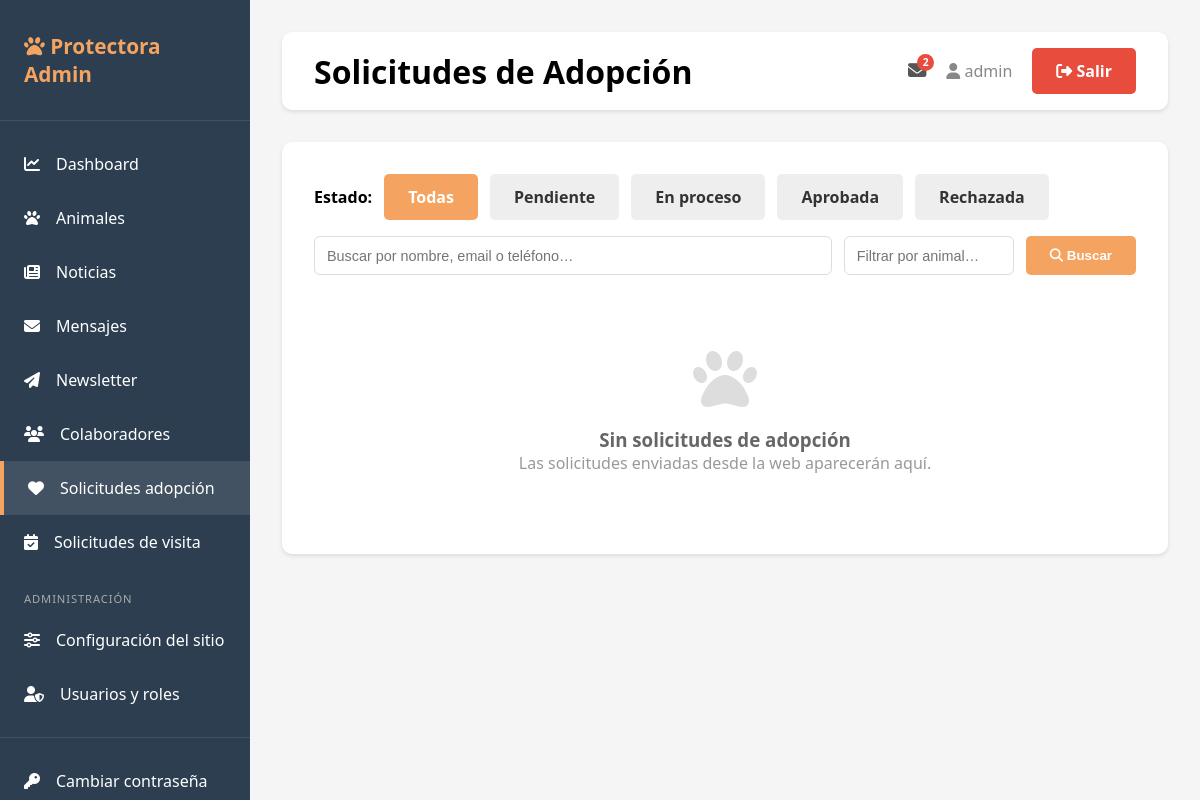
/admin/adoptions (signed in), run on an earlier commit of the app's database.
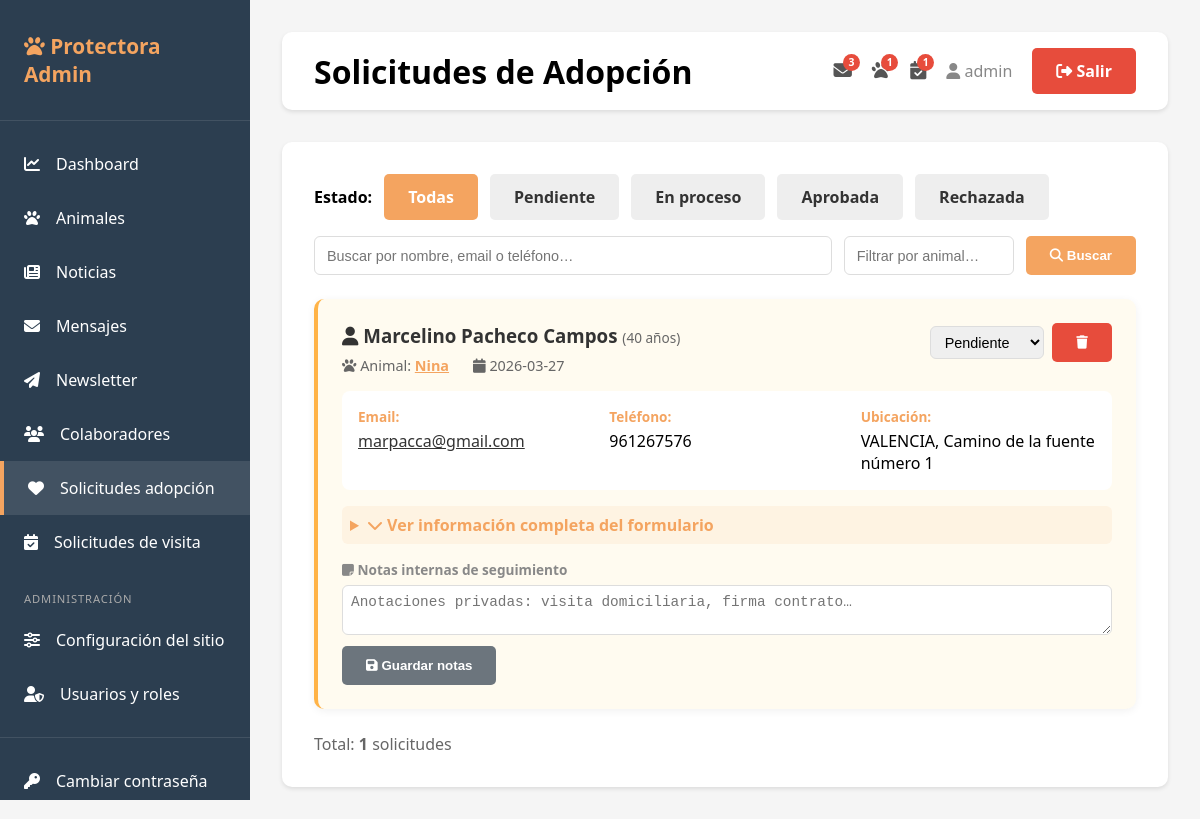
And on a later commit of the database.
### tables this page shows
CREATE TABLE adoption_requests (
                id INTEGER PRIMARY KEY AUTOINCREMENT,
                animal_id INTEGER NOT NULL,
                animal_name TEXT,
                name TEXT NOT NULL,
                email TEXT NOT NULL,
                phone TEXT,
                message TEXT,
                status TEXT DEFAULT 'pendiente',
                created_at TIMESTAMP DEFAULT CURRENT_TIMESTAMP, age INTEGER, address TEXT, city TEXT, living_situation TEXT, own_or_rent TEXT, has_yard TEXT, landlord_permission TEXT, household_members INTEGER, has_children TEXT, children_ages TEXT, current_pets TEXT, pet_experience TEXT, work_schedule TEXT, hours_home_per_day TEXT, why_adopt TEXT, vet_name TEXT, vet_phone TEXT, reference_name TEXT, reference_phone TEXT, comments TEXT, notes TEXT,
                FOREIGN KEY (animal_id) REFERENCES animals(id)
            );

### app.py (the view)
@app.route('/admin/adoptions')
@login_required
def list_adoptions():
    db = get_db()
    placeholder  = get_placeholder()
    current_status = request.args.get('status', '')
    search         = request.args.get('search', '').strip()
    animal_filter  = request.args.get('animal', '').strip()
    query  = 'SELECT * FROM adoption_requests WHERE 1=1'
    params = []
    if current_status:
        query += f' AND status = {placeholder}'
        params.append(current_status)
    if search:
        query += f' AND (name LIKE {placeholder} OR email LIKE {placeholder} OR phone LIKE {placeholder})'
        params.extend([f'%{search}%'] * 3)
    if animal_filter:
        query += f' AND animal_name LIKE {placeholder}'
        params.append(f'%{animal_filter}%')
    query += ' ORDER BY created_at DESC'
    adoptions = db.execute(query, params).fetchall()
    return render_template('adoptions.html', adoptions=adoptions, current_status=current_status,
                           search=search, animal_filter=animal_filter)

### app.py (called while the page is built)
def generate_csrf_token():
    if '_csrf_token' not in session:
        session['_csrf_token'] = secrets.token_hex(32)
    return session['_csrf_token']

def get_placeholder():
    return '%s' if USE_POSTGRES else '?'

def get_db():
    if USE_POSTGRES:
        conn = psycopg2.connect(DATABASE_URL)
        conn.cursor_factory = psycopg2.extras.RealDictCursor
        return DatabaseWrapper(conn, is_postgres=True)
    else:
        conn = sqlite3.connect(DATABASE)
        conn.row_factory = sqlite3.Row
        return DatabaseWrapper(conn, is_postgres=False)

def login_required(f):
    @wraps(f)
    def decorated_function(*args, **kwargs):
        if 'user_id' not in session:
            return redirect(url_for('login'))
        return f(*args, **kwargs)
    return decorated_function

    def execute(self, query, params=None):
        if self._is_postgres and '?' in query:
            query = query.replace('?', '%s')
        cursor = self._conn.cursor()
        if params:
            cursor.execute(query, params)
        else:
            cursor.execute(query)
        return cursor

### templates/adoptions.html (shortened to what the changed rows need)
{% extends "base.html" %}
{% block page_title %}Solicitudes de Adopción{% endblock %}
{% block content %}
<div style="display:flex; gap:0.75rem; margin-bottom:1rem; flex-wrap:wrap; align-items:center;">
    <strong>Estado:</strong>
    {% for s, label in [('','Todas'),('pendiente','Pendiente'),('en_proceso','En proceso'),('aprobada','Aprobada'),('rechazada','Rechazada')] %}
    <a href="{{ url_for('list_adoptions', status=s if s else None, search=search, animal=animal_filter) }}"
       class="btn btn-sm" style="background:{% if current_status == s or (not current_status and not s) %}#F4A460; color:white{% else %}#eee; color:#333{% endif %}">
        {{ label }}
    </a>
    {% endfor %}
</div>
<form method="GET" action="{{ url_for('list_adoptions') }}" style="display:flex; gap:.75rem; margin-bottom:1.5rem; flex-wrap:wrap;">
    <input type="text" name="search" value="{{ search }}" placeholder="Buscar por nombre, email o teléfono…"
           style="flex:1; min-width:200px; padding:.45rem .75rem; border:1px solid #ddd; border-radius:6px; font-size:.9rem;">
    <input type="text" name="animal" value="{{ animal_filter }}" placeholder="Filtrar por animal…"
           style="width:170px; padding:.45rem .75rem; border:1px solid #ddd; border-radius:6px; font-size:.9rem;">
    <button type="submit" class="btn btn-primary btn-sm"><i class="fas fa-search"></i> Buscar</button>
</form>
{% if adoptions %}
<div style="display: grid; gap: 1.5rem;">
    {% for r in adoptions %}
    <div style="background:{% if r.status == 'pendiente' %}#fffbf0{% elif r.status == 'rechazada' %}#fff5f5{% elif r.status == 'aprobada' %}#f0fff4{% else %}white{% endif %}; border-radius:10px; padding:1.5rem; box-shadow:0 2px 8px rgba(0,0,0,0.06); border-left:4px solid {% if r.status == 'pendiente' %}#FFB347{% elif r.status == 'rechazada' %}#e74c3c{% elif r.status == 'aprobada' %}#27ae60{% else %}#ddd{% endif %};">
        <div style="display:flex; justify-content:space-between; align-items:start; margin-bottom:1rem; flex-wrap:wrap; gap:1rem;">
            <div>
                <h3 style="margin:0 0 0.5rem; color:#333;">
                    <i class="fas fa-user"></i> {{ r.name }}
                    {% if r.age %}<span style="font-size:0.85rem; color:#666; font-weight:normal;">({{ r.age }} años)</span>{% endif %}
                </h3>
                <div style="display:flex; gap:1.5rem; flex-wrap:wrap; font-size:0.9rem; color:#666;">
                    <span><i class="fas fa-paw"></i> Animal: <strong><a href="{{ url_for('edit_animal', animal_id=r.animal_id) }}" style="color:#F4A460;">{{ r.animal_name or '—' }}</a></strong></span>
                    <span><i class="fas fa-calendar"></i> {{ r.created_at[:10] }}</span>
                </div>
            </div>
            <div style="display:flex; gap:0.5rem; align-items:center;">
                <form method="POST" action="{{ url_for('update_adoption_status', req_id=r.id) }}" style="display:inline;">
                    <select name="status" onchange="this.form.submit()" style="padding:0.4rem 0.6rem; border-radius:6px; border:1px solid #ddd; font-size:0.9rem;">
                        <option value="pendiente" {% if r.status=='pendiente' %}selected{% endif %}>Pendiente</option>
                    </select>
                </form>
                <form method="POST" action="{{ url_for('delete_adoption_request', req_id=r.id) }}" style="display:inline;"
                      onsubmit="return confirm('¿Eliminar esta solicitud?');">
                    <button type="submit" class="btn btn-danger btn-sm" title="Eliminar">
                        <i class="fas fa-trash"></i>
                    </button>
                </form>
            </div>
        </div>
        <div style="display:grid; grid-template-columns:repeat(auto-fit, minmax(200px, 1fr)); gap:1rem; margin-bottom:1rem; padding:1rem; background:white; border-radius:8px;">
            <div>
                <strong style="color:#F4A460; display:block; font-size:0.85rem; margin-bottom:0.25rem;">Email:</strong>
                <a href="mailto:{{ r.email }}" style="color:#333;">{{ r.email }}</a>
            </div>
            <div>
                <strong style="color:#F4A460; display:block; font-size:0.85rem; margin-bottom:0.25rem;">Teléfono:</strong>
                <span>{{ r.phone or '—' }}</span>
            </div>
            {% if r.city or r.address %}
            <div>
                <strong style="color:#F4A460; display:block; font-size:0.85rem; margin-bottom:0.25rem;">Ubicación:</strong>
                <span>{{ r.city or '—' }}{% if r.address %}, {{ r.address }}{% endif %}</span>
            </div>
            {% endif %}
        </div>
        <details style="margin-top:1rem;">
            <summary style="cursor:pointer; color:#F4A460; font-weight:600; padding:0.5rem; border-radius:6px; background:rgba(244,164,96,0.1);">
                <i class="fas fa-chevron-down"></i> Ver información completa del formulario
            </summary>
        </details>
        <form method="POST" action="{{ url_for('save_adoption_notes', req_id=r.id) }}" style="margin-top:1rem;">
            <label style="font-size:.85rem; color:#888; font-weight:600; display:block; margin-bottom:.35rem;">
                <i class="fas fa-sticky-note"></i> Notas internas de seguimiento
            </label>
            <textarea name="notes" rows="2" placeholder="Anotaciones privadas: visita domiciliaria, firma contrato…"
                      style="width:100%; border:1px solid #ddd; border-radius:6px; padding:.5rem; font-size:.9rem; resize:vertical; box-sizing:border-box;">{{ r.notes or '' }}</textarea>
            <button type="submit" class="btn btn-sm" style="margin-top:.4rem; background:#6c757d; color:white;">
                <i class="fas fa-save"></i> Guardar notas
            </button>
        </form>
    </div>
    {% endfor %}
</div>
<p style="color:#666; margin-top:1.5rem;">Total: <strong>{{ adoptions|length }}</strong> solicitudes</p>
{% else %}
<div style="text-align:center; padding:3rem;">
    <i class="fas fa-paw" style="font-size:4rem; color:#ddd; margin-bottom:1rem;"></i>
    <h3 style="color:#666;">Sin solicitudes de adopción</h3>
    <p style="color:#999;">Las solicitudes enviadas desde la web aparecerán aquí.</p>
</div>
{% endif %}
{% endblock %}

What changed in the data, as far as the page shows it:
added adoption_requests: name "Marcelino Pacheco Campos", age "40", animal_name "Nina", created_at "2026-03-27", status "Pendiente", email "marpacca@gmail.com", phone "961267576", city "VALENCIA", address "Camino de la fuente número 1"
Also different on the page:
{{ nav_unread_contacts if nav_unread_contacts <= 99 else '99+' }}: "2" → "3"
{{ nav_pending_adoptions if nav_pending_adoptions <= 99 else '99+' }}: (not shown) → "1"
{{ nav_pending_visits if nav_pending_visits <= 99 else '99+' }}: (not shown) → "1"
{{ adoptions|length }}: (not shown) → "1"
text no longer shown: "Sin solicitudes de adopción Las solicitudes enviadas desde la web aparecerán aquí."
text now shown: "Total: solicitudes"
